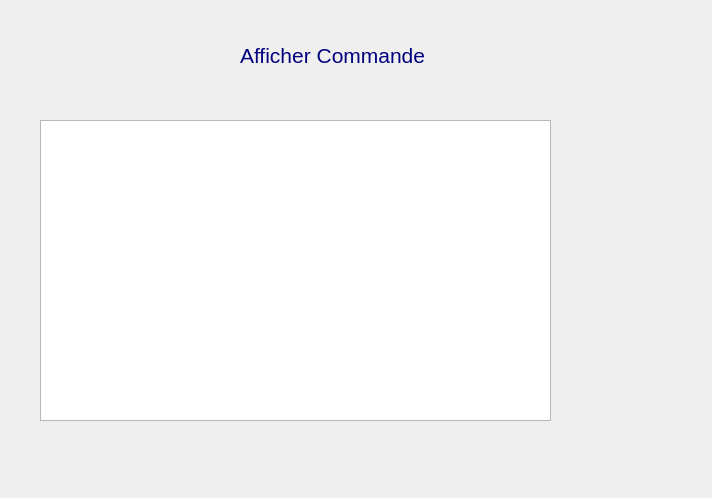
<?xml version="1.0" encoding="UTF-8"?>
<ui version="4.0">
 <class>affichageCommande</class>
 <widget class="QDialog" name="affichageCommande">
  <property name="geometry">
   <rect>
    <x>0</x>
    <y>0</y>
    <width>712</width>
    <height>498</height>
   </rect>
  </property>
  <property name="windowTitle">
   <string>Affichage Commande</string>
  </property>
  <widget class="QLabel" name="label">
   <property name="geometry">
    <rect>
     <x>240</x>
     <y>40</y>
     <width>211</width>
     <height>31</height>
    </rect>
   </property>
   <property name="text">
    <string>&lt;!DOCTYPE HTML PUBLIC &quot;-//W3C//DTD HTML 4.0//EN&quot; &quot;http://www.w3.org/TR/REC-html40/strict.dtd&quot;&gt;
&lt;html&gt;&lt;head&gt;&lt;meta name=&quot;qrichtext&quot; content=&quot;1&quot; /&gt;&lt;style type=&quot;text/css&quot;&gt;
p, li { white-space: pre-wrap; }
&lt;/style&gt;&lt;/head&gt;&lt;body style=&quot; font-family:'MS Shell Dlg 2'; font-size:8.25pt; font-weight:400; font-style:normal;&quot;&gt;
&lt;p style=&quot; margin-top:0px; margin-bottom:0px; margin-left:0px; margin-right:0px; -qt-block-indent:0; text-indent:0px;&quot;&gt;&lt;span style=&quot; font-size:16pt; color:#00007f;&quot;&gt;Afficher Commande&lt;/span&gt;&lt;/p&gt;&lt;/body&gt;&lt;/html&gt;</string>
   </property>
  </widget>
  <widget class="QTableView" name="CommandeView">
   <property name="geometry">
    <rect>
     <x>40</x>
     <y>120</y>
     <width>511</width>
     <height>301</height>
    </rect>
   </property>
  </widget>
  <widget class="QPushButton" name="pushButton">
   <property name="geometry">
    <rect>
     <x>30</x>
     <y>430</y>
     <width>71</width>
     <height>31</height>
    </rect>
   </property>
   <property name="text">
    <string/>
   </property>
   <property name="icon">
    <iconset resource="Images.qrc">
     <normaloff>:/icon/Icon/28.png</normaloff>:/icon/Icon/28.png</iconset>
   </property>
   <property name="iconSize">
    <size>
     <width>30</width>
     <height>30</height>
    </size>
   </property>
   <property name="flat">
    <bool>true</bool>
   </property>
  </widget>
  <widget class="QLabel" name="arr">
   <property name="geometry">
    <rect>
     <x>-30</x>
     <y>0</y>
     <width>751</width>
     <height>501</height>
    </rect>
   </property>
   <property name="text">
    <string/>
   </property>
   <property name="pixmap">
    <pixmap resource="Images.qrc">:/Arriere/images/inetr.jpg</pixmap>
   </property>
  </widget>
  <zorder>arr</zorder>
  <zorder>label</zorder>
  <zorder>CommandeView</zorder>
  <zorder>pushButton</zorder>
 </widget>
 <resources>
  <include location="Images.qrc"/>
 </resources>
 <connections/>
</ui>
